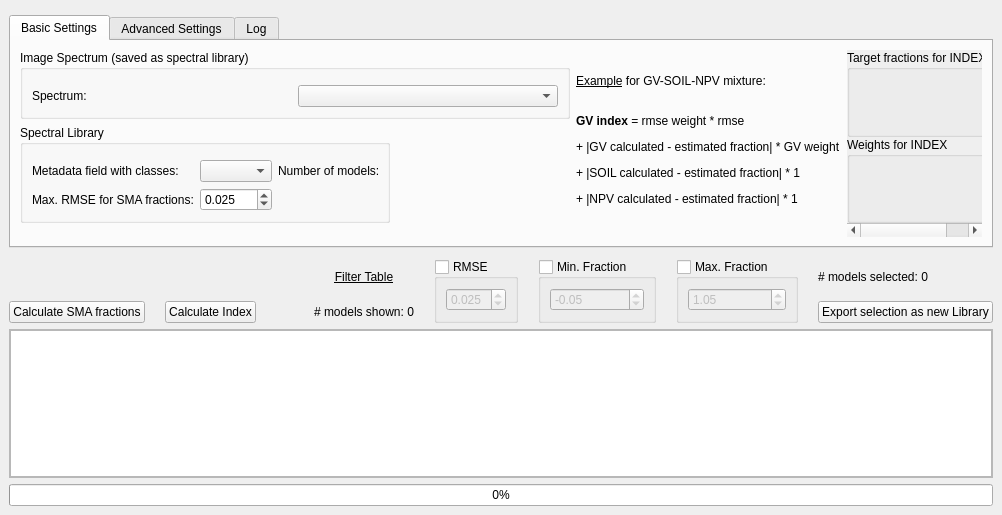
<?xml version="1.0" encoding="UTF-8"?>
<ui version="4.0">
 <class>CRES</class>
 <widget class="QMainWindow" name="CRES">
  <property name="geometry">
   <rect>
    <x>0</x>
    <y>0</y>
    <width>1002</width>
    <height>515</height>
   </rect>
  </property>
  <property name="windowTitle">
   <string>MainWindow</string>
  </property>
  <widget class="QWidget" name="QWidget">
   <layout class="QVBoxLayout" name="verticalLayout">
    <property name="spacing">
     <number>6</number>
    </property>
    <property name="leftMargin">
     <number>9</number>
    </property>
    <property name="rightMargin">
     <number>9</number>
    </property>
    <property name="bottomMargin">
     <number>9</number>
    </property>
    <item>
     <widget class="QWidget" name="logoWidget" native="true">
      <layout class="QVBoxLayout" name="verticalLayout_9">
       <property name="spacing">
        <number>0</number>
       </property>
       <property name="leftMargin">
        <number>0</number>
       </property>
       <property name="topMargin">
        <number>0</number>
       </property>
       <property name="rightMargin">
        <number>0</number>
       </property>
       <property name="bottomMargin">
        <number>0</number>
       </property>
       <item>
        <layout class="QHBoxLayout" name="logoLayout">
         <property name="spacing">
          <number>0</number>
         </property>
        </layout>
       </item>
      </layout>
     </widget>
    </item>
    <item>
     <widget class="QTabWidget" name="tabWidget">
      <property name="currentIndex">
       <number>0</number>
      </property>
      <widget class="QWidget" name="basicSettings">
       <attribute name="title">
        <string>Basic Settings</string>
       </attribute>
       <layout class="QGridLayout" name="gridLayout_2">
        <property name="topMargin">
         <number>9</number>
        </property>
        <item row="2" column="2" rowspan="3">
         <widget class="QLabel" name="label">
          <property name="text">
           <string>&lt;html&gt;&lt;head/&gt;&lt;body&gt;&lt;p&gt;&lt;span style=&quot; text-decoration: underline;&quot;&gt;Example&lt;/span&gt; for GV-SOIL-NPV mixture:&lt;/p&gt;&lt;p&gt;&lt;br/&gt;&lt;span style=&quot; font-weight:600;&quot;&gt;GV index&lt;/span&gt; = rmse weight * rmse&lt;/p&gt;&lt;p&gt;+ |GV calculated - estimated fraction| * GV weight&lt;/p&gt;&lt;p&gt;+ |SOIL calculated - estimated fraction| * 1&lt;/p&gt;&lt;p&gt;+ |NPV calculated - estimated fraction| * 1&lt;/p&gt;&lt;/body&gt;&lt;/html&gt;</string>
          </property>
         </widget>
        </item>
        <item row="2" column="3" rowspan="4">
         <widget class="QScrollArea" name="scrollArea_2">
          <property name="frameShape">
           <enum>QFrame::NoFrame</enum>
          </property>
          <property name="lineWidth">
           <number>0</number>
          </property>
          <property name="widgetResizable">
           <bool>true</bool>
          </property>
          <widget class="QWidget" name="scrollAreaWidgetContents_2">
           <property name="geometry">
            <rect>
             <x>0</x>
             <y>0</y>
             <width>158</width>
             <height>177</height>
            </rect>
           </property>
           <layout class="QVBoxLayout" name="verticalLayout_5">
            <property name="spacing">
             <number>0</number>
            </property>
            <property name="leftMargin">
             <number>0</number>
            </property>
            <property name="topMargin">
             <number>0</number>
            </property>
            <property name="rightMargin">
             <number>0</number>
            </property>
            <property name="bottomMargin">
             <number>0</number>
            </property>
            <item>
             <widget class="QGroupBox" name="fractionsBox">
              <property name="title">
               <string>Target fractions for INDEX</string>
              </property>
              <property name="flat">
               <bool>false</bool>
              </property>
              <layout class="QGridLayout" name="gridLayout"/>
             </widget>
            </item>
            <item>
             <widget class="QGroupBox" name="weightsBox">
              <property name="title">
               <string>Weights for INDEX</string>
              </property>
              <property name="flat">
               <bool>false</bool>
              </property>
              <layout class="QGridLayout" name="gridLayout_4"/>
             </widget>
            </item>
           </layout>
          </widget>
         </widget>
        </item>
        <item row="2" column="0" colspan="2">
         <widget class="QGroupBox" name="imageGroup">
          <property name="minimumSize">
           <size>
            <width>550</width>
            <height>0</height>
           </size>
          </property>
          <property name="title">
           <string>Image Spectrum (saved as spectral library)</string>
          </property>
          <layout class="QVBoxLayout" name="verticalLayout_2">
           <item>
            <widget class="QgsFileWidget" name="browseImage" native="true">
             <property name="toolTip">
              <string>Browse for the spectral library</string>
             </property>
             <property name="filter" stdset="0">
              <string>ENVI Spectral Library (*.sli);;All Files (*)</string>
             </property>
            </widget>
           </item>
           <item>
            <layout class="QHBoxLayout" name="horizontalLayout_4">
             <item>
              <widget class="QLabel" name="label_4">
               <property name="text">
                <string>Spectrum:</string>
               </property>
              </widget>
             </item>
             <item>
              <widget class="QComboBox" name="spectrumDropDown"/>
             </item>
            </layout>
           </item>
          </layout>
         </widget>
        </item>
        <item row="3" column="0">
         <widget class="QGroupBox" name="libraryGroup">
          <property name="title">
           <string>Spectral Library</string>
          </property>
          <layout class="QVBoxLayout" name="verticalLayout_4">
           <item>
            <widget class="QgsFileWidget" name="browseLibrary" native="true">
             <property name="toolTip">
              <string>Browse for the spectral library</string>
             </property>
             <property name="filter" stdset="0">
              <string>ENVI Spectral Library (*.sli);;All Files (*)</string>
             </property>
            </widget>
           </item>
           <item>
            <layout class="QGridLayout" name="gridLayout_5">
             <item row="0" column="2">
              <widget class="QLabel" name="nModelsLabel">
               <property name="maximumSize">
                <size>
                 <width>100</width>
                 <height>16777215</height>
                </size>
               </property>
               <property name="text">
                <string>Number of models:</string>
               </property>
              </widget>
             </item>
             <item row="0" column="0">
              <widget class="QLabel" name="label_2">
               <property name="maximumSize">
                <size>
                 <width>150</width>
                 <height>16777215</height>
                </size>
               </property>
               <property name="text">
                <string>Metadata field with classes:</string>
               </property>
              </widget>
             </item>
             <item row="0" column="1">
              <widget class="QComboBox" name="classDropDown"/>
             </item>
             <item row="1" column="0">
              <widget class="QLabel" name="label_6">
               <property name="text">
                <string>Max. RMSE for SMA fractions:</string>
               </property>
              </widget>
             </item>
             <item row="1" column="1">
              <widget class="QDoubleSpinBox" name="maxRMSESpinBox">
               <property name="decimals">
                <number>3</number>
               </property>
               <property name="maximum">
                <double>1.000000000000000</double>
               </property>
               <property name="singleStep">
                <double>0.001000000000000</double>
               </property>
               <property name="value">
                <double>0.025000000000000</double>
               </property>
              </widget>
             </item>
            </layout>
           </item>
          </layout>
         </widget>
        </item>
        <item row="4" column="0">
         <spacer name="verticalSpacer">
          <property name="orientation">
           <enum>Qt::Vertical</enum>
          </property>
          <property name="sizeHint" stdset="0">
           <size>
            <width>20</width>
            <height>40</height>
           </size>
          </property>
         </spacer>
        </item>
       </layout>
      </widget>
      <widget class="QWidget" name="advancedSettings">
       <attribute name="title">
        <string>Advanced Settings</string>
       </attribute>
       <layout class="QGridLayout" name="gridLayout_3">
        <property name="spacing">
         <number>9</number>
        </property>
        <item row="4" column="0" colspan="3">
         <widget class="QGroupBox" name="shadeCheck">
          <property name="toolTip">
           <string>Select a single shade spectrum</string>
          </property>
          <property name="styleSheet">
           <string notr="true">QGroupBox {border: none}</string>
          </property>
          <property name="title">
           <string>Non-photometric shade: </string>
          </property>
          <property name="alignment">
           <set>Qt::AlignLeading|Qt::AlignLeft|Qt::AlignVCenter</set>
          </property>
          <property name="checkable">
           <bool>true</bool>
          </property>
          <property name="checked">
           <bool>false</bool>
          </property>
          <layout class="QGridLayout" name="gridLayout_7">
           <property name="leftMargin">
            <number>25</number>
           </property>
           <property name="topMargin">
            <number>25</number>
           </property>
           <property name="rightMargin">
            <number>9</number>
           </property>
           <property name="bottomMargin">
            <number>9</number>
           </property>
           <property name="horizontalSpacing">
            <number>6</number>
           </property>
           <property name="verticalSpacing">
            <number>9</number>
           </property>
           <item row="3" column="0">
            <widget class="QLabel" name="shadeScaleLabel">
             <property name="text">
              <string>Reflectance scale factor for shade signal: </string>
             </property>
            </widget>
           </item>
           <item row="3" column="2">
            <spacer name="horizontalSpacer_4">
             <property name="orientation">
              <enum>Qt::Horizontal</enum>
             </property>
             <property name="sizeHint" stdset="0">
              <size>
               <width>40</width>
               <height>20</height>
              </size>
             </property>
            </spacer>
           </item>
           <item row="3" column="1">
            <widget class="QgsSpinBox" name="shadeScaleValue">
             <property name="minimumSize">
              <size>
               <width>100</width>
               <height>20</height>
              </size>
             </property>
             <property name="maximum">
              <number>1000000</number>
             </property>
            </widget>
           </item>
           <item row="1" column="0" colspan="3">
            <widget class="QgsFileWidget" name="browseShade" native="true">
             <property name="toolTip">
              <string>Select a single shade spectrum</string>
             </property>
             <property name="filter" stdset="0">
              <string>ENVI Spectral Library (*.sli);;All Files (*)</string>
             </property>
            </widget>
           </item>
          </layout>
         </widget>
        </item>
        <item row="0" column="0">
         <widget class="QLabel" name="label_5">
          <property name="text">
           <string>Image Spectrum - Reflectance scale factor:     </string>
          </property>
         </widget>
        </item>
        <item row="1" column="1">
         <widget class="QgsSpinBox" name="libraryScaleValue">
          <property name="toolTip">
           <string>The reflectance scale factor is automatically detected. It is the number by which the array must be divided to get reflectance values between 0 and 1. The user can change this value here.</string>
          </property>
          <property name="minimum">
           <number>1</number>
          </property>
          <property name="maximum">
           <number>1000000000</number>
          </property>
         </widget>
        </item>
        <item row="0" column="1">
         <widget class="QgsSpinBox" name="imageScaleValue">
          <property name="toolTip">
           <string>The reflectance scale factor is automatically detected. It is the number by which the array must be divided to get reflectance values between 0 and 1. The user can change this value here.</string>
          </property>
          <property name="minimum">
           <number>1</number>
          </property>
          <property name="maximum">
           <number>1000000000</number>
          </property>
         </widget>
        </item>
        <item row="1" column="0">
         <widget class="QLabel" name="label_3">
          <property name="text">
           <string>Spectral library - Reflectance scale factor:</string>
          </property>
         </widget>
        </item>
        <item row="0" column="2" rowspan="2">
         <spacer name="horizontalSpacer_3">
          <property name="orientation">
           <enum>Qt::Horizontal</enum>
          </property>
          <property name="sizeHint" stdset="0">
           <size>
            <width>515</width>
            <height>20</height>
           </size>
          </property>
         </spacer>
        </item>
        <item row="5" column="0" colspan="3">
         <spacer name="verticalSpacer_2">
          <property name="orientation">
           <enum>Qt::Vertical</enum>
          </property>
          <property name="sizeHint" stdset="0">
           <size>
            <width>20</width>
            <height>40</height>
           </size>
          </property>
         </spacer>
        </item>
       </layout>
      </widget>
      <widget class="QWidget" name="tab_log">
       <attribute name="title">
        <string>Log</string>
       </attribute>
       <layout class="QVBoxLayout" name="verticalLayout_10">
        <item>
         <widget class="QTextBrowser" name="logBrowser"/>
        </item>
       </layout>
      </widget>
     </widget>
    </item>
    <item>
     <layout class="QGridLayout" name="buttonBar">
      <property name="topMargin">
       <number>5</number>
      </property>
      <property name="horizontalSpacing">
       <number>20</number>
      </property>
      <item row="0" column="6" rowspan="2">
       <widget class="QGroupBox" name="filterMinFracCheck">
        <property name="title">
         <string>Min. Fraction</string>
        </property>
        <property name="checkable">
         <bool>true</bool>
        </property>
        <property name="checked">
         <bool>false</bool>
        </property>
        <layout class="QVBoxLayout" name="verticalLayout_7">
         <item>
          <widget class="QDoubleSpinBox" name="filterMinFracValue">
           <property name="decimals">
            <number>2</number>
           </property>
           <property name="minimum">
            <double>-0.500000000000000</double>
           </property>
           <property name="maximum">
            <double>1.000000000000000</double>
           </property>
           <property name="singleStep">
            <double>0.001000000000000</double>
           </property>
           <property name="value">
            <double>-0.050000000000000</double>
           </property>
          </widget>
         </item>
        </layout>
       </widget>
      </item>
      <item row="0" column="3" rowspan="2">
       <spacer name="horizontalSpacer">
        <property name="orientation">
         <enum>Qt::Horizontal</enum>
        </property>
        <property name="sizeHint" stdset="0">
         <size>
          <width>40</width>
          <height>20</height>
         </size>
        </property>
       </spacer>
      </item>
      <item row="0" column="5" rowspan="2">
       <widget class="QGroupBox" name="filterRMSECheck">
        <property name="title">
         <string>RMSE</string>
        </property>
        <property name="checkable">
         <bool>true</bool>
        </property>
        <property name="checked">
         <bool>false</bool>
        </property>
        <layout class="QVBoxLayout" name="verticalLayout_6">
         <item>
          <widget class="QDoubleSpinBox" name="filterRMSEValue">
           <property name="decimals">
            <number>3</number>
           </property>
           <property name="maximum">
            <double>0.500000000000000</double>
           </property>
           <property name="singleStep">
            <double>0.001000000000000</double>
           </property>
           <property name="value">
            <double>0.025000000000000</double>
           </property>
          </widget>
         </item>
        </layout>
       </widget>
      </item>
      <item row="0" column="7" rowspan="2">
       <widget class="QGroupBox" name="filterMaxFracCheck">
        <property name="title">
         <string>Max. Fraction</string>
        </property>
        <property name="checkable">
         <bool>true</bool>
        </property>
        <property name="checked">
         <bool>false</bool>
        </property>
        <layout class="QVBoxLayout" name="verticalLayout_8">
         <property name="rightMargin">
          <number>9</number>
         </property>
         <item>
          <widget class="QDoubleSpinBox" name="filterMaxFracValue">
           <property name="decimals">
            <number>2</number>
           </property>
           <property name="maximum">
            <double>1.500000000000000</double>
           </property>
           <property name="singleStep">
            <double>0.001000000000000</double>
           </property>
           <property name="value">
            <double>1.050000000000000</double>
           </property>
          </widget>
         </item>
        </layout>
       </widget>
      </item>
      <item row="0" column="4">
       <widget class="QLabel" name="label_7">
        <property name="text">
         <string>&lt;html&gt;&lt;head/&gt;&lt;body&gt;&lt;p align=&quot;center&quot;&gt;&lt;span style=&quot; text-decoration: underline;&quot;&gt;Filter Table&lt;/span&gt;&lt;/p&gt;&lt;/body&gt;&lt;/html&gt;</string>
        </property>
       </widget>
      </item>
      <item row="1" column="4">
       <widget class="QLabel" name="nModelsShown">
        <property name="text">
         <string># models shown: 0</string>
        </property>
       </widget>
      </item>
      <item row="1" column="8">
       <widget class="QPushButton" name="exportButton">
        <property name="text">
         <string>Export selection as new Library</string>
        </property>
       </widget>
      </item>
      <item row="0" column="8">
       <widget class="QLabel" name="nModelsSelected">
        <property name="text">
         <string># models selected: 0</string>
        </property>
       </widget>
      </item>
      <item row="1" column="1">
       <widget class="QPushButton" name="calculateIndexButton">
        <property name="text">
         <string>Calculate Index</string>
        </property>
       </widget>
      </item>
      <item row="1" column="0">
       <widget class="QPushButton" name="calculateFractionsButton">
        <property name="text">
         <string>Calculate SMA fractions</string>
        </property>
       </widget>
      </item>
     </layout>
    </item>
    <item>
     <widget class="QScrollArea" name="tableArea">
      <property name="widgetResizable">
       <bool>true</bool>
      </property>
      <widget class="QWidget" name="scrollAreaWidgetContents">
       <property name="geometry">
        <rect>
         <x>0</x>
         <y>0</y>
         <width>982</width>
         <height>168</height>
        </rect>
       </property>
       <layout class="QVBoxLayout" name="verticalLayout_3">
        <property name="spacing">
         <number>0</number>
        </property>
        <property name="leftMargin">
         <number>0</number>
        </property>
        <property name="topMargin">
         <number>0</number>
        </property>
        <property name="rightMargin">
         <number>0</number>
        </property>
        <property name="bottomMargin">
         <number>0</number>
        </property>
        <item>
         <widget class="QTableView" name="tableView"/>
        </item>
       </layout>
      </widget>
     </widget>
    </item>
    <item>
     <widget class="QProgressBar" name="progressBar">
      <property name="value">
       <number>0</number>
      </property>
     </widget>
    </item>
   </layout>
  </widget>
 </widget>
 <customwidgets>
  <customwidget>
   <class>QgsFileWidget</class>
   <extends>QWidget</extends>
   <header>qgis.gui</header>
  </customwidget>
  <customwidget>
   <class>QgsSpinBox</class>
   <extends>QSpinBox</extends>
   <header>qgis.gui</header>
  </customwidget>
 </customwidgets>
 <resources/>
 <connections/>
</ui>
